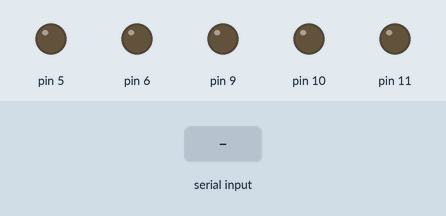
Bench run of a sketch on a simulated Arduino Uno, built with avr-gcc and run on an emulated ATmega328P. On the bench: output pins drawn as LEDs (lit = HIGH). Inputs (shaded band) come from the test bench.

Above: at 1.2 s.
1.3 s: "90 45 200\n" received over Serial
At 2.5 s:
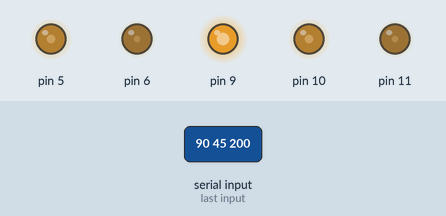
2.8 s: "30 150 10\n" received over Serial
At 3.7 s:
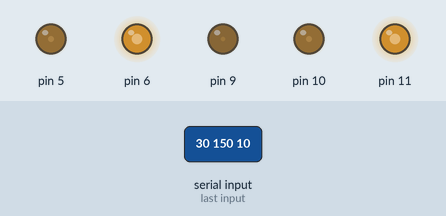
4.3 s: "90 45\n" received over Serial
At 4.7 s:
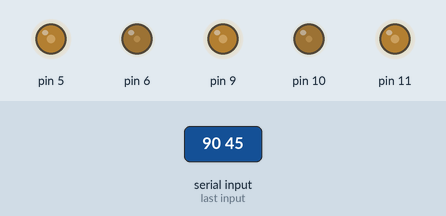
5.8 s: "30 150\n" received over Serial
At 7.0 s:
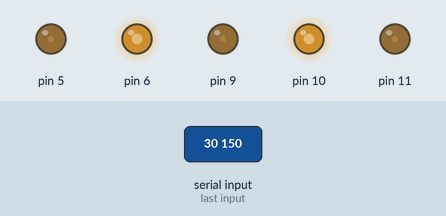
7.3 s: "90 45 200 10\n" received over Serial
At 8.3 s:
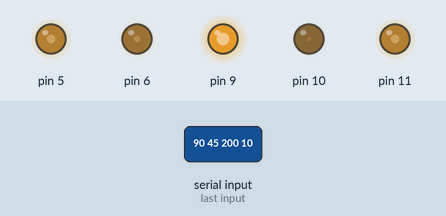
8.8 s: "30 150 10 200\n" received over Serial
At 9.4 s:
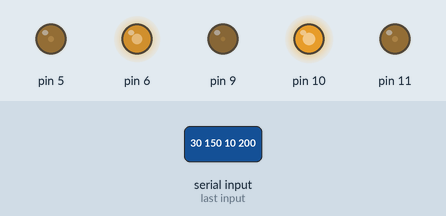
Timing chart, 0 to 11.3 s (numbered marks = the images above; inputs shaded):
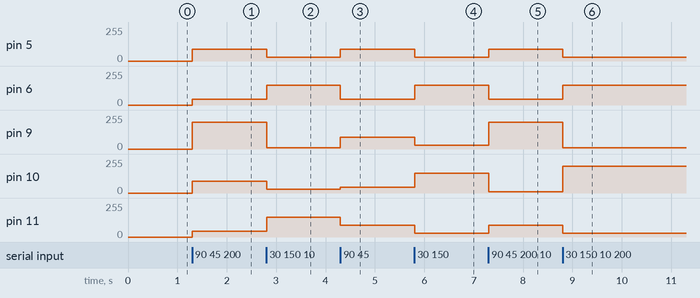

Measured:
- after the input at 1.3 s, pin 5, pin 10: 0/255 → 90/255 at once; pin 6, pin 11: 0/255 → 45/255 at once; pin 9: 0/255 → 200/255 at once
- after the input at 2.8 s, pin 5, pin 10: 90/255 → 30/255 at once; pin 6, pin 11: 45/255 → 150/255 at once; pin 9: 200/255 → 10/255 at once
- after the input at 4.3 s, pin 5: 30/255 → 90/255 at once; pin 6: 150/255 → 45/255 at once; pin 9: 10/255 → 90/255 at once; pin 10: 30/255 → 45/255 at once; pin 11: 150/255 → 90/255 at once
- after the input at 5.8 s, pin 5, pin 9, pin 11: 90/255 → 30/255 at once; pin 6, pin 10: 45/255 → 150/255 at once
- after the input at 7.3 s, pin 5, pin 11: 30/255 → 90/255 at once; pin 6: 150/255 → 45/255 at once; pin 9: 30/255 → 200/255 at once; pin 10: 150/255 → 10/255 at once
- after the input at 8.8 s, pin 5, pin 11: 90/255 → 30/255 at once; pin 6: 45/255 → 150/255 at once; pin 9: 200/255 → 10/255 at once; pin 10: 10/255 → 200/255 at once

The sketch:

A_5LEDs_computercontrol.ino
```cpp
String foo = "";
int pos1 = 0;
int pos2 = 0;
int pos3 = 0;
int pos4 = 0;
int pos5 = 0;
int val1 = 0;
int val2 = 0;
int val3 = 0;
int val4 = 0;
int val5 = 0;

void setup() {
  // put your setup code here, to run once:
  pinMode(5, OUTPUT);
  pinMode(6, OUTPUT);
  pinMode(9, OUTPUT);
  pinMode(10, OUTPUT);
  pinMode(11, OUTPUT);
  Serial.begin(115200);
}

void loop() {
  // put your main code here, to run repeatedly:

  if(Serial.available()>0) // HEY! GOT ANY DATA?!
  {
    foo = Serial.readStringUntil('\n');
    pos1 = foo.indexOf(" ");
    val1 = foo.substring(0, pos1).toInt();
    pos2 = foo.indexOf(" ", pos1+1);
    val2 = foo.substring(pos1+1, pos2).toInt();
    pos3 = foo.indexOf(" ", pos2+1);
    val3 = foo.substring(pos2+1, pos3).toInt();
    pos4 = foo.indexOf(" ", pos3+1);
    val4 = foo.substring(pos3+1, pos4).toInt();
    pos5 = foo.indexOf("\n", pos4+1);
    val5 = foo.substring(pos4+1, pos5).toInt();

  }

//  Serial.print(val1);
//  Serial.print(" ");
//  Serial.print(val2);
//  Serial.print(" ");
//  Serial.print(val3);
//  Serial.print(" ");
//  Serial.print(val4);
//  Serial.print(" ");
//  Serial.println(val5);

  analogWrite(5, val1);
  analogWrite(6, val2);
  analogWrite(9, val3);
  analogWrite(10, val4);
  analogWrite(11, val5);
  delay(5);
}
```
